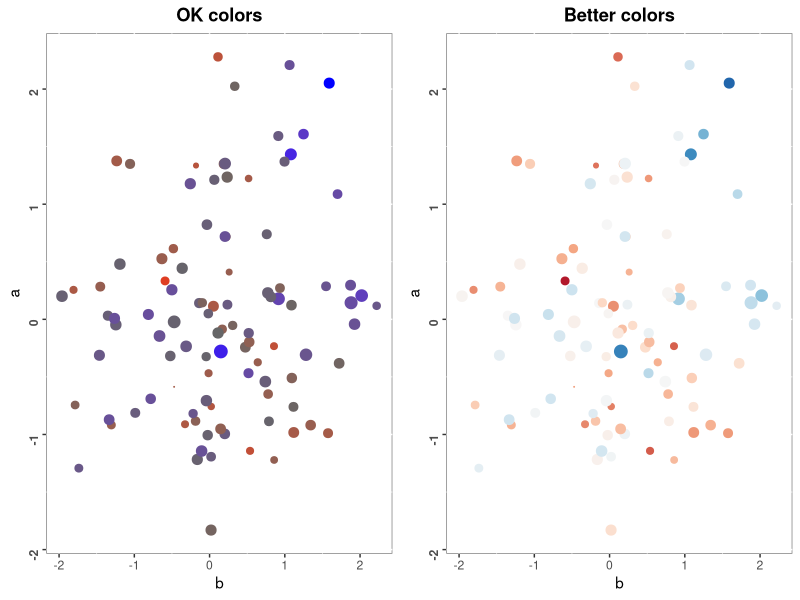
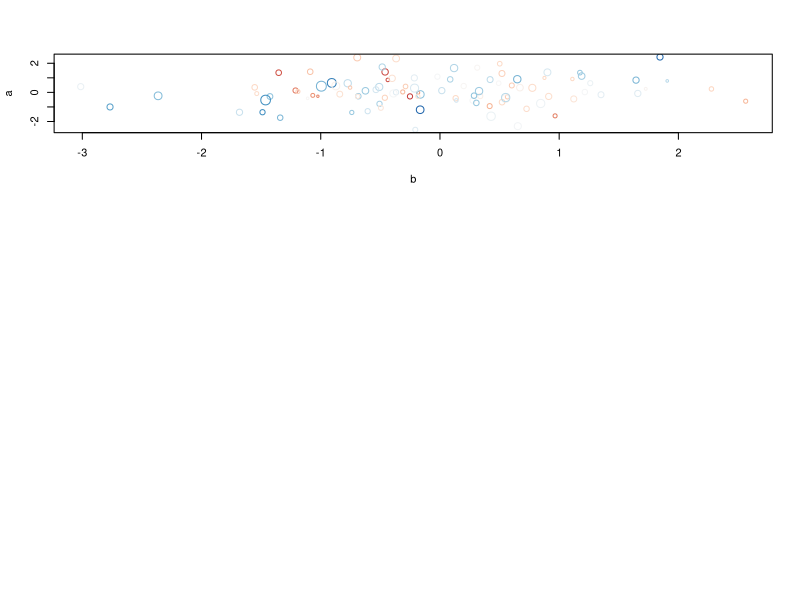

The R script that drew these images, in order: (Note: this script raises an error after producing the figures.)
# Author: Greg Goodrum
# Course: BIOL 6750 - Programming for Biologists
# Section: Session 13 - A Brief Tour of Plotting in R
# ------------------------------------------------------------

# 1.  Replicate 'Homework 1' in Advanced Base R using ggplot2.
#     Build slowly one piece at a time.

library(ggplot2)
library(gridExtra)

# Organize data inside a data frame.
a <- rnorm(100)
b <- rnorm(100)
b.cut <- cut(b, breaks=5)
bin <-
c <- rnorm(100)
response <- a * b + c + rnorm(100)
data <- data.frame(a=a, b=b, c=c, response=response, b.cut=b.cut)

# Create better color ramp
library(RColorBrewer)
better.cols <- colorRampPalette(brewer.pal(9, name='RdBu'))(1000)
cut.resp <- as.numeric(cut(response, 1000))

# Create scaled version of c variable so it ranges from 0 to 2.
scale.c <- c + abs(min(data$c))
scale.c <- (scale.c/(max(scale.c))) * 2

# Create plots, consider doing one with ggplot
# Difference in scale is the result of differences of scale between base R and ggplot
# I used a range of 0-4 instead of 0-2 so that the difference of scale would be more apparent
plt1 <- ggplot(data=data, aes(x=b,y=a)) + geom_point(aes(colour=response, size=scale.c)) +
  theme(panel.background = element_rect(fill = "white", colour = "grey50"), plot.title = element_text(face = 'bold', hjust = 0.5), axis.text.y= element_text(angle=90, face='bold')) +
  scale_size(range=c(0,4), guide = FALSE) +
  scale_colour_gradient2(low='red', high='blue', mid='grey40', guide = FALSE) +
  xlab('b') + ylab('a') + ggtitle("OK colors")

plt2 <- ggplot(data=data, aes(x=b,y=a)) + geom_point(aes(colour=response, size=scale.c)) +
  theme(panel.background = element_rect(fill = "white", colour = "grey50"), plot.title = element_text(face = 'bold', hjust = 0.5), axis.text.y = element_text(angle=90, face='bold')) +
  scale_colour_gradientn(colours = better.cols, guide=FALSE) +
  scale_size(range=c(0,4), guide = FALSE) +
  xlab('b') + ylab('a') + ggtitle("Better colors")

# Use grid.arrange() to orient and display plots next to one another
grid.arrange(plt1, plt2, nrow=1)

# --------------------------------------------------------
# 2. (a) Add a legend where indicated in "Advanced Base R"
#        Make sure to do in Base R.
# First, simulate the data
a <- rnorm(100)
b <- rnorm(100)
c <- rnorm(100)
response <- a * b + c + rnorm(100)
# Make a color palette to display our response variable
ok.cols <- colorRampPalette(c("red","grey40","blue"))(1000)
library(RColorBrewer)
better.cols <- colorRampPalette(brewer.pal(9,name="RdBu"))(1000)
# "Cut" our response variable into 1000 sections (to match the colors)
#   - we're coercing the data from a factor to make the subsetting
#   - easier - check what would happen otherwise if you like
cut.resp <- as.numeric(cut(response, 1000))
# Rescale our 'c' variable so it ranges sensibly enough to plot
#   - as a size dimension (from 0 to 2)
scale.c <- c + abs(min(c))
scale.c <- (scale.c / (max(scale.c))) * 2

# Make two plotting frames, with a 2:1 ratio of their heights
# Route to PDF because RStudio has problems with display window
pdf("Option13-1.pdf")
# Make two plotting frames, with a 2:1 ratio of their heights
layout(matrix(1:3, nrow=3))
plot(a ~ b, col=better.cols[cut.resp], cex=scale.c)
legend("bottomright", legend=c, col = better.cols[cut.resp], cex = scale.c)
# Make a blank plot at the bottom
plot(NA, xlim=c(0,1), ylim=c(0,1), type="n", xlab="", ylab="", axes=FALSE)
title((main='Legend'))
# Add a gradient scale bar
library(plotrix)
gradient.rect(0, 0, 1, 1, col=better.cols, border=NA)
# Give it some labels
text(seq(0,1,length.out=5), y=.5,
     labels=round(seq(min(response),max(response),length.out=5),2)
)
plot(NA, xlim=c(0,1), ylim=c(0,1), type="n", xlab="", ylab="")
#... adding a legend with different sizes is an exercise at the end
legend("bottom", legend=c(min(c), median(c), max(c)), pch=1, pt.cex = c(min(scale.c), median(scale.c), max(scale.c)), title = "C Value")
#legend(x=.5, y=.5, legend=c, col = better.cols[cut.resp], cex = scale.c)
dev.off()


#pdf("demo.pdf")
#plot(1:10)
#dev.off()

# 2. (b) Make that legend appear in a separate plotting frame
#        in the bottom row of your plot.  You should have the
#        main plot as the entire top row, and the bottom row
#        should contain two separate plotting frames.

# Make two plotting frames, with a 2:1 ratio of their heights
pdf('Option13-2.pdf')
layout(matrix(c(1,2,1,3), nrow=2), heights=c(2,1))
# FILL THE FIRST PLOTTING WINDOW
plot(a ~ b, col=better.cols[cut.resp], cex=scale.c)
# Make a blank plot at the bottom, this re-routes where the activity is happening
# CHANGE TO THE NEXT PLOT
# Axes allows you to remove the guides specified in the xlim and ylim fields
plot(NA, xlim=c(0,1), ylim=c(0,1), type="n", xlab="", ylab="", axes = FALSE)
title(main = 'Response Value')
# Add a gradient scale bar
library(plotrix)
gradient.rect(0, 0, 1, 1, col=better.cols, border=NA)
# Give it some labels
text(seq(0,1,length.out=5), y=.5,
     labels=round(seq(min(response),max(response),length.out=5),2)
)
#... adding a legend with different sizes is an exercise at the end
# CHANGE TO THE NEXT PLOT
plot(NA, xlim=c(0,1), ylim=c(0,1), type="n", xlab="", ylab="")
#... adding a legend with different sizes is an exercise at the end
title(main = 'C Value')
legend("center", legend=c(round(min(c), digits = 2), round(median(c), digits = 2), round(max(c), digits = 2)), pch=1, pt.cex = c(min(scale.c), median(scale.c), max(scale.c)), bty = 'n')
dev.off()

# ------------------------------------------------------------------------
# 3. (a) Go through ggplot2 options and make notes to yourself
#        on at least 5 options you want to use.
#        ALL EXAMPLES SHOWN HERE REQUIRE A DATAFRAME TO EXECUTE

value <- sample(1:30, 31, replace=TRUE)
value2 <- sample(90:100, 31, replace=TRUE)
day <- rep(c('Monday', 'Tuesday', 'Wednesday', 'Thursday', 'Friday', 'Saturday', 'Sunday'), length.out=31)
weather <- rep(c('Rainy', 'Snowy', 'Sunny', 'Cloudy'), length.out=31)
test.data <- data.frame(value = value, DyofWk = day, value2=value2, weather=weather)

# 1. ggsave()
# - Function that saves a ggplot output to file.  This is not part of a ggplot() + call, but instead is a separate line call
# - ggsave(filename = "filename.filetype", width = number, height = number, unit = unit, plot = plot.name)
# - Matches the file type to the extension specified in the file name
# - Units are the measurements for the output figure dimensions (ex. in, mm, cm),
#   Units defaults to the units of the plotting window
# - plot defaults to last_plot() if not specified
ggsave(filename = "test.pdf", width = 5, height = 5)

# 2. geom_bar()
# - geom_bar at base form is meant to be used like a histogram (1 variable and counts)
# - The way to circumvent this is in ggplot() set x = the variable you want to plot, and
# - y = another column of the dataframe that groups the values specified in x.
# - Numerous examples of different fills and orientations can be found here:
# - http://www.sthda.com/english/wiki/ggplot2-barplots-quick-start-guide-r-software-and-data-visualization
ggplot(data=data, aes(x=b.cut, y=a)) + geom_bar(stat='identity')
ggplot(data=test.data, aes(x=DyofWk, y=value)) + geom_bar(stat='identity')

# 3. geom_ribbon(aes(ymin=, ymax=), fill=) + geom_line(aes(y=))
# - geom_line plots a line using y = some.field in the input dataframe
# - geom_ribbon can be used in conjunciton to create an wider poly-line
# - Ribbon must come before line, otherwise the ribbon will over the line
# - Super useful for plotting values that have an associated range such
#   as standard deviation or a published accuracy range.
ggplot(data = test.data, aes(x=value, y=value2)) + geom_ribbon(aes(ymin=value2-1, ymax=value2+1), fill='grey40') + geom_line(aes(y=value2))

# 4. facet_grid()
# - facet_grid() is a way to break graphed data into different combinations of plots
#   based on categorical classifications shared among all data values
# - facet_grid(.~something) divides into columns
#   facet_grid(something.~) divides into rows
#   faced_grid(something ~ somethingelse) breaks into rows and columns
ggplot(test.data, aes(x=value, y=value2)) + facet_grid(.~DyofWk) + geom_point()
ggplot(test.data, aes(x=value, y=value2)) + facet_grid(DyofWk~.) + geom_point()
ggplot(test.data, aes(x=value, y=value2)) + facet_grid(DyofWk~weather) + geom_point()

# 5. geom_smooth()/stat_smooth()
# - Fits a smooth line to a set of data.
# - geom_smooth() is a simple fitting, stat_smooth() allows users to define the formula
# - Default is to use the 'loess' method adn the formula y ~ x.
ggplot(test.data, aes (x=value, y=value2)) + geom_point() + geom_smooth()
ggplot(data, aes (x=x, y=y)) + geom_point() + stat_smooth(method='lm', formula = y ~ poly(x,2))







